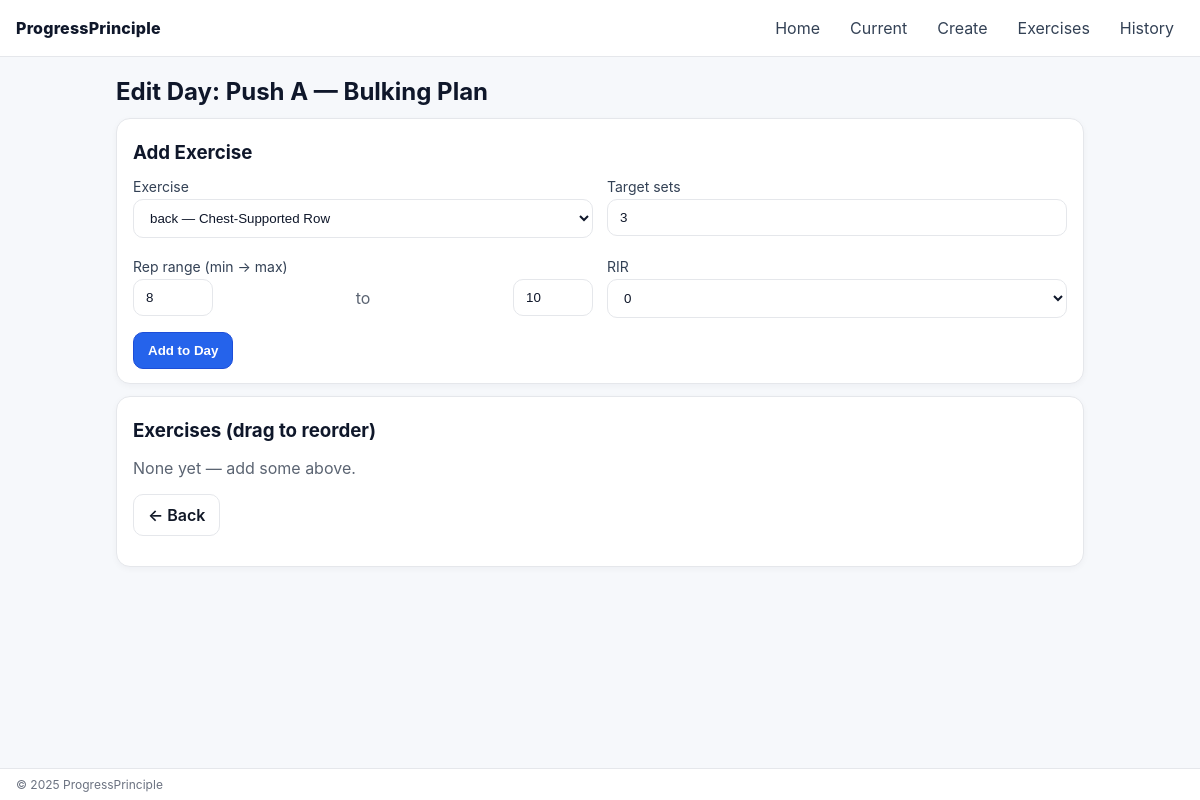
The page /program/1/edit-day/1 on the database its author committed.
### app.py (models this page shows)
class ProgramDay(db.Model):
    id = db.Column(db.Integer, primary_key=True)
    program_id = db.Column(db.Integer, db.ForeignKey("program.id"), nullable=False)
    day_index = db.Column(db.Integer, nullable=False)  # 0..N-1
    day_name = db.Column(db.String(32), nullable=False)

class Program(db.Model):
    id = db.Column(db.Integer, primary_key=True)
    name = db.Column(db.String(64), nullable=False)
    days_per_week = db.Column(db.Integer, nullable=False)
    target_rir = db.Column(db.Integer, nullable=False)
    duration_weeks = db.Column(db.Integer, nullable=False)
    deload = db.Column(db.Boolean, default=False)
    deload_week = db.Column(db.Integer, nullable=True)   # NEW: optional scheduled deload week
    start_date = db.Column(db.Date, default=date.today)
    status = db.Column(db.String(16), default="active")  # active | archived
    locked = db.Column(db.Boolean, default=False)        # lock exercise selection when started
    created_at = db.Column(db.DateTime, default=datetime.utcnow)

### app.py (the view, shortened to what this page needs)
@app.route("/program/<int:program_id>/edit-day/<int:day_id>", methods=["GET","POST"])
def edit_program_day(program_id, day_id):
    prog = Program.query.get_or_404(program_id)
    day = ProgramDay.query.get_or_404(day_id)
    if day.program_id != prog.id:
        flash("Day does not belong to this program.")
        return redirect(url_for("current_program"))
    allow_edit_exercises = not prog.locked
    pes = ProgramExercise.query.filter_by(day_id=day.id).order_by(ProgramExercise.position.asc(), ProgramExercise.id.asc()).all()
    bank = Exercise.query.order_by(Exercise.muscle_group, Exercise.name).all()
    return render_template("edit_day.html", program=prog, day=day, pes=pes, bank=bank, allow_edit_exercises=allow_edit_exercises)

### templates/edit_day.html (shortened to what this page needs)
{% extends "base.html" %}
{% block content %}
<h2>Edit Day: {{ day.day_name }} — {{ program.name }}</h2>
{% if allow_edit_exercises %}
<div class="card">
  <h3>Add Exercise</h3>
  <form method="post" class="grid2">
    <div>
      <label>Exercise</label>
      <select name="exercise_id">
        {% for ex in bank %}
          <option value="{{ ex.id }}">{{ ex.muscle_group }} — {{ ex.name }}</option>
        {% endfor %}
      </select>
    </div>
    <div>
      <label>Target sets</label>
      <input name="target_sets" type="number" min="1" value="3">
    </div>
    <div>
      <label>Rep range (min → max)</label>
      <div class="row gap">
        <input name="rep_min" type="number" min="1" value="8" class="w80">
        <span class="muted">to</span>
        <input name="rep_max" type="number" min="1" value="10" class="w80">
      </div>
    </div>
    <div>
      <label>RIR</label>
      <select name="rir">
        <option {% if program.target_rir==0 %}selected{% endif %}>0</option>
      </select>
    </div>
    <div class="col-span-2">
      <button class="btn-primary" type="submit">Add to Day</button>
    </div>
  </form>
</div>
{% endif %}
<div class="card">
  <h3>Exercises (drag to reorder)</h3>
  {% if pes %}
    <ul id="sortable" class="bullets">
      {% for pe in pes %}
        <li class="row gap" data-peid="{{ pe.id }}">
          <span style="cursor:grab">⠿</span>
          <span class="grow">{{ pe.exercise.name }} — <strong>{{ pe.target_sets }}</strong> sets @ {{ pe.rep_min }}–{{ pe.rep_max }} (RIR {{ pe.rir }})</span>
          <form method="post" class="row gap" action="{{ url_for('edit_program_day', program_id=program.id, day_id=day.id) }}">
            <input type="hidden" name="action" value="update_sets">
            <input type="hidden" name="pe_id" value="{{ pe.id }}">
            <input class="w80" name="new_sets" type="number" min="1" value="{{ pe.target_sets }}">
            <button class="btn" type="submit">Update sets</button>
          </form>
          {% if allow_edit_exercises %}
            <form method="post" action="{{ url_for('delete_program_exercise', pe_id=pe.id) }}">
              <button class="btn danger" type="submit">Remove</button>
            </form>
          {% endif %}
        </li>
      {% endfor %}
    </ul>
    {% if allow_edit_exercises %}
      <button id="saveOrder" class="btn" type="button">Save Order</button>
    {% endif %}
  {% else %}
    <p class="muted">None yet — add some above.</p>
  {% endif %}
  <p><a class="btn" href="{{ url_for('current_program') }}">← Back</a></p>
</div>
{% endblock %}

### static/styles.css (style rules this page uses)
:root { --bg:#f6f8fb; --panel:#ffffff; --muted:#5b6472; --text:#0f172a; --border:#e5e7eb; --accent:#2563eb; --accent2:#22c55e; --danger:#ef4444; --ok:#16a34a; }
* { box-sizing:border-box }
html,body { height:100% }
body { font-family: Inter, -apple-system, system-ui, Arial; margin:0; background:var(--bg); color:var(--text); }
h1,h2,h3 { margin:8px 0 8px; }
.muted { color:var(--muted); }
.card { background:var(--panel); border:1px solid var(--border); border-radius:14px; padding:14px 16px; margin:12px 0; box-shadow: 0 2px 6px rgba(15,23,42,0.04); }
.btn, .btn-primary { display:inline-block; text-decoration:none; cursor:pointer; padding:10px 14px; border-radius:10px; border:1px solid var(--border); background:#fff; color:#111827; font-weight:600; }
.btn-primary { background:#2563eb; color:#fff; border-color:#1d4ed8; }
.row { display:flex; align-items:center; justify-content:space-between; }
.gap { gap:12px }
.grid2 { display:grid; grid-template-columns:1fr 1fr; gap:14px; }
.col-span-2 { grid-column: span 2; }
.w80 { width:80px }
label { display:block; margin:6px 0 4px; color:#334155; font-size:14px; }
input, select { width:100%; padding:10px 12px; border-radius:10px; border:1px solid var(--border); background:#fff; color:#0f172a; }

### rows shown on the page
ProgramDay: day_name "Push A"
Program: name "Bulking Plan", rir "0"

### other values the page prints
{{ 2025 }} "2025"
form field exercise_id "back — Chest-Supported Row"
